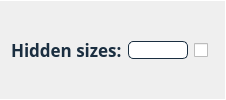
                                <widget class="QFrame" name="frame_alpha_10">
                                 <property name="styleSheet">
                                  <string notr="true">border-bottom: 0.5px solid #FFFFFF;
border-right: 0.5px solid #FFFFFF;
border-top: 1px solid #FFFFFF;
</string>
                                 </property>
                                 <property name="frameShape">
                                  <enum>QFrame::NoFrame</enum>
                                 </property>
                                 <property name="frameShadow">
                                  <enum>QFrame::Plain</enum>
                                 </property>
                                 <layout class="QHBoxLayout" name="horizontalLayout_111">
                                  <item>
                                   <widget class="QLabel" name="label_alpha_10">
                                    <property name="sizePolicy">
                                     <sizepolicy hsizetype="Minimum" vsizetype="Preferred">
                                      <horstretch>0</horstretch>
                                      <verstretch>0</verstretch>
                                     </sizepolicy>
                                    </property>
                                    <property name="maximumSize">
                                     <size>
                                      <width>16777215</width>
                                      <height>16777215</height>
                                     </size>
                                    </property>
                                    <property name="font">
                                     <font>
                                      <family>Avenir</family>
                                      <pointsize>13</pointsize>
                                      <weight>75</weight>
                                      <italic>false</italic>
                                      <bold>true</bold>
                                     </font>
                                    </property>
                                    <property name="toolTip">
                                     <string>&lt;html&gt;&lt;head/&gt;&lt;body&gt;&lt;p&gt;&lt;span style=&quot; font-weight:400;&quot;&gt;The weight of each topic.&lt;/span&gt;&lt;/p&gt;&lt;/body&gt;&lt;/html&gt;</string>
                                    </property>
                                    <property name="styleSheet">
                                     <string notr="true">font: 87 13pt &quot;Avenir&quot;;
color:#1A2E40;
font-weight: bold;
border:None;</string>
                                    </property>
                                    <property name="text">
                                     <string>Hidden sizes:</string>
                                    </property>
                                   </widget>
                                  </item>
                                  <item>
                                   <widget class="QLineEdit" name="lineEdit_alpha_10">
                                    <property name="sizePolicy">
                                     <sizepolicy hsizetype="Minimum" vsizetype="Fixed">
                                      <horstretch>0</horstretch>
                                      <verstretch>0</verstretch>
                                     </sizepolicy>
                                    </property>
                                    <property name="minimumSize">
                                     <size>
                                      <width>0</width>
                                      <height>0</height>
                                     </size>
                                    </property>
                                    <property name="maximumSize">
                                     <size>
                                      <width>60</width>
                                      <height>16777215</height>
                                     </size>
                                    </property>
                                    <property name="styleSheet">
                                     <string notr="true">QLineEdit {	
	background-color: #FFFFFF;
	font: 87 italic 12pt &quot;Avenir&quot;;
	border-radius: 5px;
	border: 1px solid #1A2E40;
	color:black;
}</string>
                                    </property>
                                   </widget>
                                  </item>
                                  <item>
                                   <widget class="QCheckBox" name="checkBox_alpha_10">
                                    <property name="sizePolicy">
                                     <sizepolicy hsizetype="Fixed" vsizetype="Fixed">
                                      <horstretch>0</horstretch>
                                      <verstretch>0</verstretch>
                                     </sizepolicy>
                                    </property>
                                    <property name="styleSheet">
                                     <string notr="true">border:0px;</string>
                                    </property>
                                    <property name="text">
                                     <string/>
                                    </property>
                                   </widget>
                                  </item>
                                 </layout>
                                </widget>
